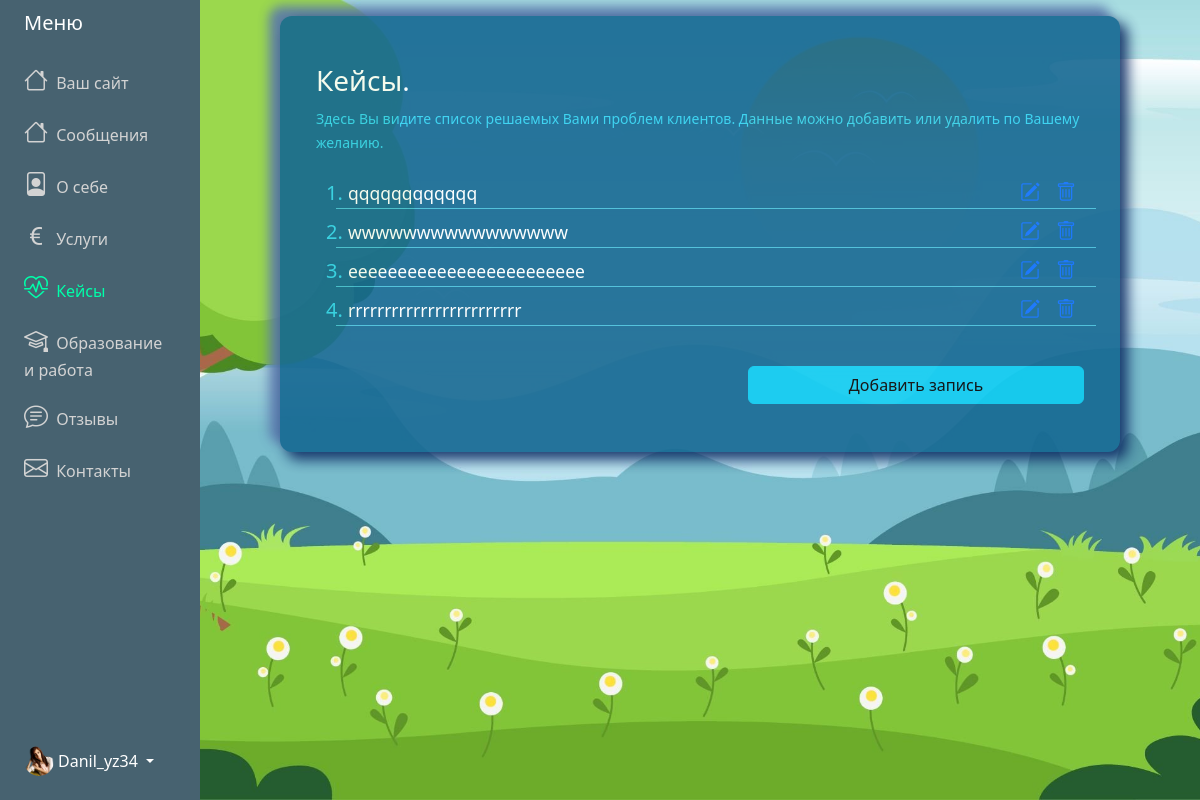
The page /adminPanel/cases/ (signed in) on the database its author committed.
### adminPanel/models.py (models this page shows, shortened)
class Menu (models.Model):
    user = models.OneToOneField(User, on_delete=models.CASCADE)
    messages = models.CharField('Сообщения', max_length=100, default="Сообщения")
    about = models.CharField('О себе', max_length=100, default="О себе")
    services = models.CharField('Услуги', max_length=100, default="Услуги")
    cases = models.CharField('Кейсы', max_length=100, default="Кейсы")
    ed_and_work = models.CharField('Образование и работа', max_length=100, default="Образование и работа")
    feedbacks = models.CharField('Отзывы', max_length=100, default="Отзывы")
    contacts = models.CharField('Контакты', max_length=100, default="Контакты")

class About(models.Model):
    user = models.OneToOneField(User, on_delete=models.CASCADE)
    profession = models.CharField(max_length=200)
    slogan = models.TextField(null=True, blank=True)
    main_foto = models.ImageField(
        default="avatar.jpg",
        upload_to="About_main_foto"
    )

class Case(models.Model):
    post = models.TextField(null=False, blank=False)
    user = models.ForeignKey(User, on_delete=models.CASCADE)

### adminPanel/views.py (the view)
# urls.py: path('adminPanel/cases/', MyCaseView.as_view(), name="cases"),
class MyCaseView(LoginRequiredMixin,ListView):
    model = Case
    template_name = "adminPanel/case.html"
    context_object_name = "posts"
    def get_context_data(self, **kwargs):
        context = super().get_context_data(**kwargs)
        context['posts'] = context['posts'].filter(user_id=self.request.user.id)
        context['title'] = 'Решаемые проблемы'
        context['active'] = 'cases'
        context['menu'] = request_menu(self.request)
        return context

### adminPanel/views.py (called while the page is built)
def request_menu(request):
    user_id = request.user.id  # Получаем id текущего пользователя
    menu = Menu.objects.filter(user_id=user_id).first()  # Используем user_id для фильтрации
    return menu

### adminPanel/templates/adminPanel/case.html (shortened to what this page needs)
{% extends "adminPanel/base.html" %}
{% block content %}
<div class="container">
    <div id="innerPage">
        <div class="row align-items-center justify-content-center">
            <div class="col-12 text-white px-5 pt-5">
                <div class="lead">
                    <h3>Кейсы.</h3>
                    <p class="fs-6 mb-4">
                        <small class="label-color">Здесь Вы видите список решаемых Вами проблем клиентов. Данные можно добавить или удалить по Вашему желанию.</small>
                    </p>
                </div>
                {% if posts %}
                <ol class="categories">
                    {% for post in posts %}
                    <li class="label-color fs-5">
                        <div class="row mt-2" style="border-bottom: 1px solid #45bdd9;">
                            <div class="col-9">
                                <a href="{% url 'update-case' post.id %}" style="text-decoration: none;color: #ffffff;">
                                    <small>{{ post.post }}</small>
                                </a>
                            </div>
                            <div class="task-controls col-3 card-text d-flex">
                                <a class="edit px-2 ms-auto" href="{% url 'update-case' post.id %}">
                                    <i class="bi bi-pencil-square"></i></a>
                                <a class="edit px-2" href="{% url 'delete-case' post.id %}"><i class="bi bi-trash"></i></a>
                            </div>
                        </div>
                    </li>
                    {%endfor%}
                </ol>
                {% else %}
                <p class="text-center"> Список пуст!
                    <a href="{% url 'create-case' %}">Добавить запись</a>
                </p>
                {% endif %}
            </div>
        </div>
        <div class="row align-items-center justify-content-center">
            <div class="col-sm-6 col-xs-12 d-sm-block  px-5 pb-5">
                <a href="{% url 'create-case' %}" class="btn btn-info mt-4 w-100"
                    id="cases-brn">Добавить запись</a>
            </div>
        </div>
    </div>
</div>
{% endblock content %}

### adminPanel/templates/adminPanel/base.html (shortened to what this page needs)
{% load static %}
<!DOCTYPE html>
<html lang="en">
<head>
    <link href="https://cdn.jsdelivr.net/npm/bootstrap@5.3.3/dist/css/bootstrap.min.css" rel="stylesheet"
>
    <link rel="stylesheet"
        href="https://cdnjs.cloudflare.com/ajax/libs/bootstrap-icons/1.8.1/font/bootstrap-icons.min.css">
    <link rel="stylesheet" href="{% static 'css/styles.css'%}">
</head>
<body class="admin-panel-body">
    <div class="container-fluid">
        <div class="row flex-nowrap">
            <div class="col-auto col-md-3 col-xl-2 px-sm-2 px-0 custom-menu">
                <div
                    class="d-flex flex-column align-items-center align-items-sm-start px-3 pt-2 text-white min-vh-100 custom-menu-fixed">
                    <a href="/"
                        class="d-flex align-items-center pb-3 mb-md-0 me-md-auto text-white text-decoration-none">
                        <span class="fs-5 d-none d-sm-inline">Меню</span>
                    </a>
                    <ul class="nav text-light flex-column mb-sm-auto mb-0 align-items-center align-items-sm-start"
                        id="menu">
                        <li>
                            <a href="{% url 'site' username=request.user.username %}"
                                class="nav-link align-middle px-0 admin-menu-text {%if active == 'home' %} active {% endif %}">
                                <i class="fs-4 bi-house"></i> <span class="ms-1 d-none d-sm-inline">Ваш сайт</span>
                            </a>
                        </li>
                        <li>
                            <a href="{% url 'messages' %}"
                                class="nav-link align-middle px-0 admin-menu-text {%if active == 'messages' %} active {% endif %}">
                                <i class="fs-4 bi-house"></i> <span class="ms-1 d-none d-sm-inline">
                                    {% if menu.messages %} {{ menu.messages }} {% else %}Сообщения {% endif %}</span>
                            </a>
                        </li>
                        <li>
                            <a href="{% url 'about' %}"
                                class="nav-link align-middle px-0 admin-menu-text {%if active == 'about' %} active {% endif %}">
                                <i class="fs-4 bi-file-person"></i> <span class="ms-1 d-none d-sm-inline">
                                    {% if menu.about %} {{ menu.about }} {% else %} О себе {% endif %}</span>
                            </a>
                        </li>
                        <li>
                            <a href="{% url 'services' %}"
                                class="nav-link px-0 align-middle admin-menu-text {%if active == 'services' %} active {% endif %}">
                                <i class="fs-4 bi-currency-euro"></i> <span class="ms-1 d-none d-sm-inline">
                                    {% if menu.services %} {{ menu.services }} {% else %} Услуги {% endif %}</span></a>
                        </li>
                        <li>
                            <a href="{% url 'cases' %}"
                                class="nav-link px-0 align-middle admin-menu-text {%if active == 'cases' %} active {% endif %}">
                                <i class="fs-4 bi-heart-pulse"></i> <span class="ms-1 d-none d-sm-inline">
                                    {% if menu.cases %} {{ menu.cases }} {% else %} Кейсы {% endif %}</span></a>
                        </li>
                        <li>
                            <a href="{% url 'ed-and-work' %}"
                                class="nav-link px-0 align-middl admin-menu-text {%if active == 'ed_and_work' %} active {% endif %}">
                                <i class="fs-4 bi-mortarboard"></i>
                                <span class="ms-1 d-none d-sm-inline">
                                    {% if menu.ed_and_work %}
                                    {{ menu.ed_and_work }}
                                    {% else %}
                                    Образование и работа
                                    {% endif %}
                                </span>
                            </a>
                        </li>
                        <li>
                            <a href="{% url 'feedbacks' %}"
                                class="nav-link px-0 align-middle admin-menu-text {%if active == 'feedbacks' %} active {% endif %}">
                                <i class="fs-4 bi-chat-text"></i> <span class="ms-1 d-none d-sm-inline">
                                    {% if menu.feedbacks %}
                                    {{ menu.feedbacks }}
                                    {% else %}
                                    Отзывы
                                    {% endif %}
                                </span>
                            </a>
                        </li>
                        <li>
                            <a href="{% url 'contacts' %}"
                                class="nav-link px-0 align-middle admin-menu-text {%if active == 'contacts' %} active {% endif %}">
                                <i class="fs-4 bi-envelope"></i> <span class="ms-1 d-none d-sm-inline">
                                    {% if menu.contacts %}
                                    {{ menu.contacts }}
                                    {% else %}
                                    Контакты
                                    {% endif %}</span>
                            </a>
                        </li>
                    </ul>
                    <div class="dropdown pb-4">
                        <a href="#"
                            class="d-flex align-items-center text-white text-decoration-none dropdown-toggle {% if current_path == home_url %}active{% endif %}"
                            id="dropdownUser1" data-bs-toggle="dropdown" aria-expanded="false">
                            <img src="{{ request.user.about.main_foto.url }}" alt="logo" width="30" height="30"
                                class="rounded-circle">
                            <span class="d-none d-sm-inline mx-1">{{request.user.username}}</span>
                        </a>
                    </div>
                </div>
            </div>
            <div class="col py-3">
                {% block content %}
                {% endblock content %}
            </div>
        </div>
    </div>
</body>
</html>

### static/css/styles.css (style rules this page uses)
:root { --color-primary: #ee394c; --color-secondary: #86b7fe; --color-light: #f2f2f2; --color-gray: #ced4da; --color-dark: #212121; --color-white: #ffffff; --color-error: #e2442f; --color-warning: #ffc900; --color-info: #02a2b9; --color-success: #1ba345; --color-input: #00d1b2; --border-radius: 5px; }
body { background-repeat: no-repeat; background-size: cover; background-position: center; background-attachment: fixed; }
#innerPage { width:100%; max-width:840px; margin : 0 auto; border-radius: 12px; background: #156892; box-shadow: 7px 7px 13px 1px #0f2d64, -10px -9px 11px 1px #5b79ad; opacity: 0.9; }
.custom-menu { background-color: #476270; }
.custom-menu-fixed { position: sticky; top: 0; z-index: 100; }
.admin-menu-text { color: lightgray; }
.admin-menu-text.active { color: #0fa !important; }
.label-color { color:#31d2f2; }

### adminPanel/templates/adminPanel/case.html (style rules this page uses)
.admin-panel-body { background-image: url('/media/fon-admin-about.jpg'); }

### rows shown on the page
Menu: messages "Сообщения", about "О себе", services "Услуги", cases "Кейсы", ed_and_work "Образование и работа", feedbacks "Отзывы", contacts "Контакты"
Case: post "qqqqqqqqqqqq"
Case: post "wwwwwwwwwwwwwwww"
Case: post "eeeeeeeeeeeeeeeeeeeeeeee"
Case: post "rrrrrrrrrrrrrrrrrrrrrrrr"

### other values the page prints
{{ request.user.username }} "Danil_yz34"
